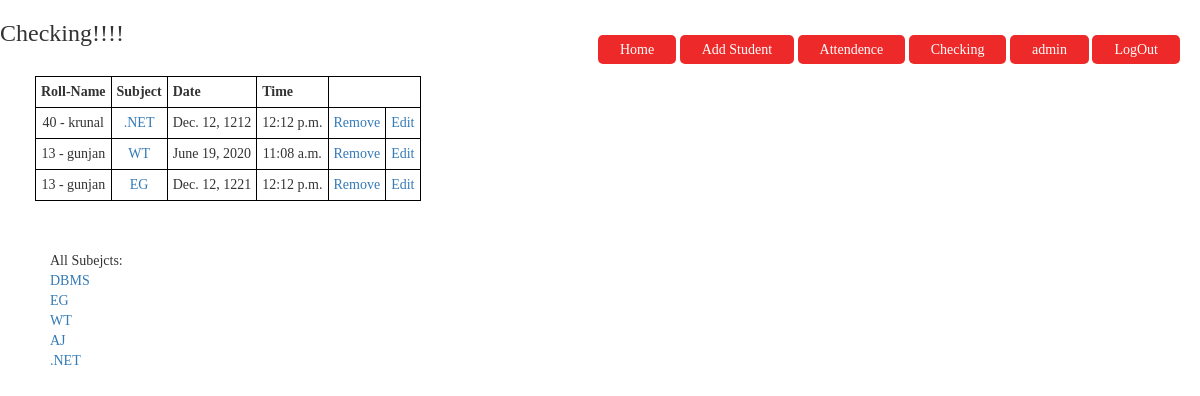
Page /manager/check/ (signed in) on the committed database.
### manager/models.py (models this page shows, shortened)
class TakeAttendance(models.Model):
    roll = models.ForeignKey(Students, related_name='books',default=None,on_delete=models.PROTECT)
    subject = models.CharField(choices = subject_choices,default='DBMS', max_length=6)
    date_time = models.DateField("Date(mm/dd/yyyy)",auto_now_add=False,default=datetime.now,auto_now=False)
    time = models.TimeField( auto_now=False, auto_now_add=False,default=datetime.now)

class Students(models.Model):
    student_name = models.CharField(max_length=80)
    roll_no = models.IntegerField(unique=True)
    class_name = models.CharField(max_length=80)
    semester = models.IntegerField()
    year = models.IntegerField()
    def __str__(self):
        return (f"{str(self.roll_no)} - {self.student_name}")

### manager/views.py (the view)
# urls.py: path('check/',views.check,name='check'),
@login_required
def check(request):
    obj = TakeAttendance.objects.all()
    list_subject = [
        'Database Management',
        'Engineering Drawing',
        'Web Technology',
        'Advance Java',
        'Dot Net Technology'
    ]
    list_subject_short = [
        'DBMS',
        'EG',
        'WT',
        'AJ',
        '.NET'
    ]
    args = {'obj':obj,'list_subject_short':list_subject_short,'list_subject':list_subject}
    return render(request,'attendence/check.html',args)

### templates/attendence/check.html (shortened to what this page needs)
{% extends 'base.html' %} {% load crispy_forms_tags %} {% block content %}
<h3>Checking!!!!</h3>
<div style="width:50%; margin:30px">
    <table style="padding: 10px; margin:5px ;text-align:center">
        <tr>
            <th>Roll-Name</th>
            <th>Subject</th>
            <th>Date</th>
            <th>Time</th>
        </tr>
        {% for i in obj %}
        <tr>
            <td>{{i.roll}}</td>
            <td><a href="{% url 'subject' i.subject %}">{{i.subject}}</a></td>
            <td>{{i.date_time}}</td>
            <td>{{i.time}}</td>
            <td><a href="{% url 'delete' i.id %}">Remove</a></td>
            <td><a href="{% url 'update' i.id %}">Edit</a></td>
        </tr>
        {% endfor%}
    </table>
</div>
<div style="margin:50px">
    All Subejcts:<br> {% for i in list_subject_short %}
    <a href="{% url 'subject' i %}">{{i}}</a><br> {% endfor%}
</div>
{% endblock %}

### manager/static/css/base.css (style rules this page uses)
* { margin: 0; padding: 0; font-family: Century Gothic; }
table, th, td { border: 1px solid black; border-collapse: collapse; }

### templates/base.html (style rules this page uses)
table, th, td { border: 1px solid black; border-collapse: collapse; padding: 5px; }

### rows in the picture
TakeAttendance: roll "40 - krunal", subject ".NET", date_time "Dec. 12, 1212", time "12:12 p.m."
TakeAttendance: roll "13 - gunjan", subject "WT", date_time "June 19, 2020", time "11:08 a.m."
TakeAttendance: roll "13 - gunjan", subject "EG", date_time "Dec. 12, 1221", time "12:12 p.m."

### other values in the picture
{{ i }} "DBMS" "EG" "WT" "AJ" ".NET"
